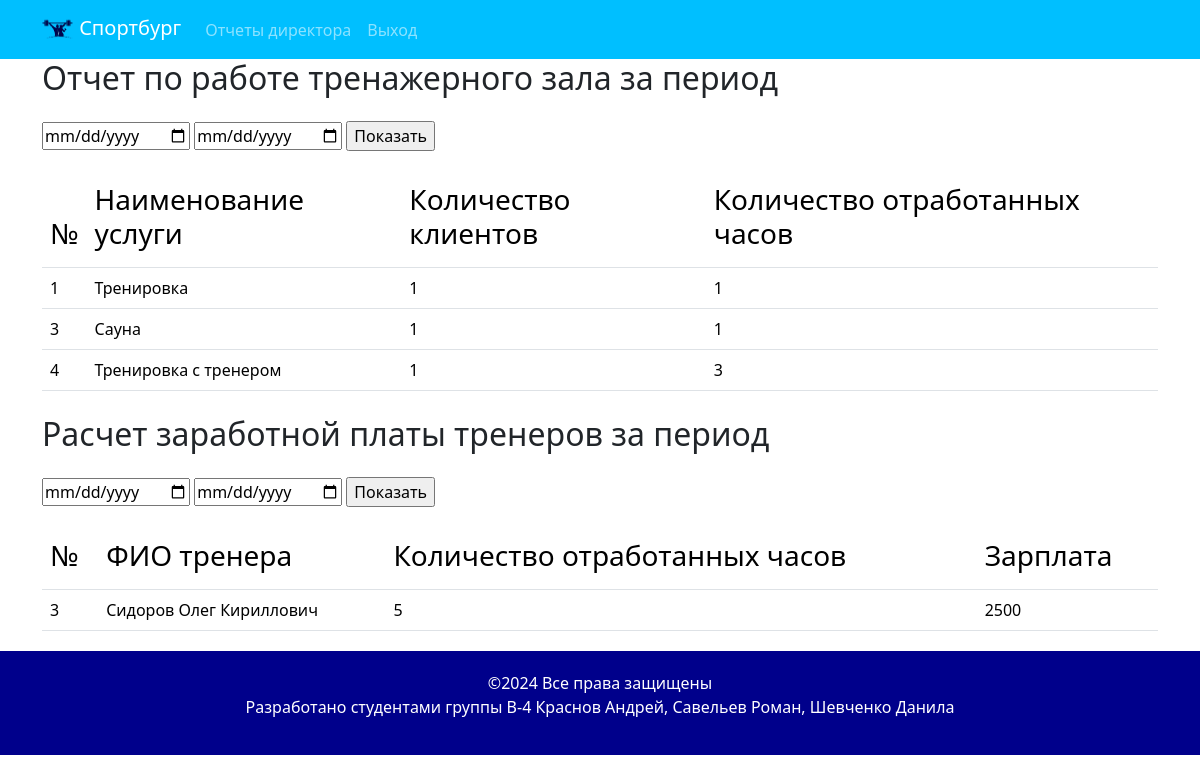
Before: /director.php with the older database file.
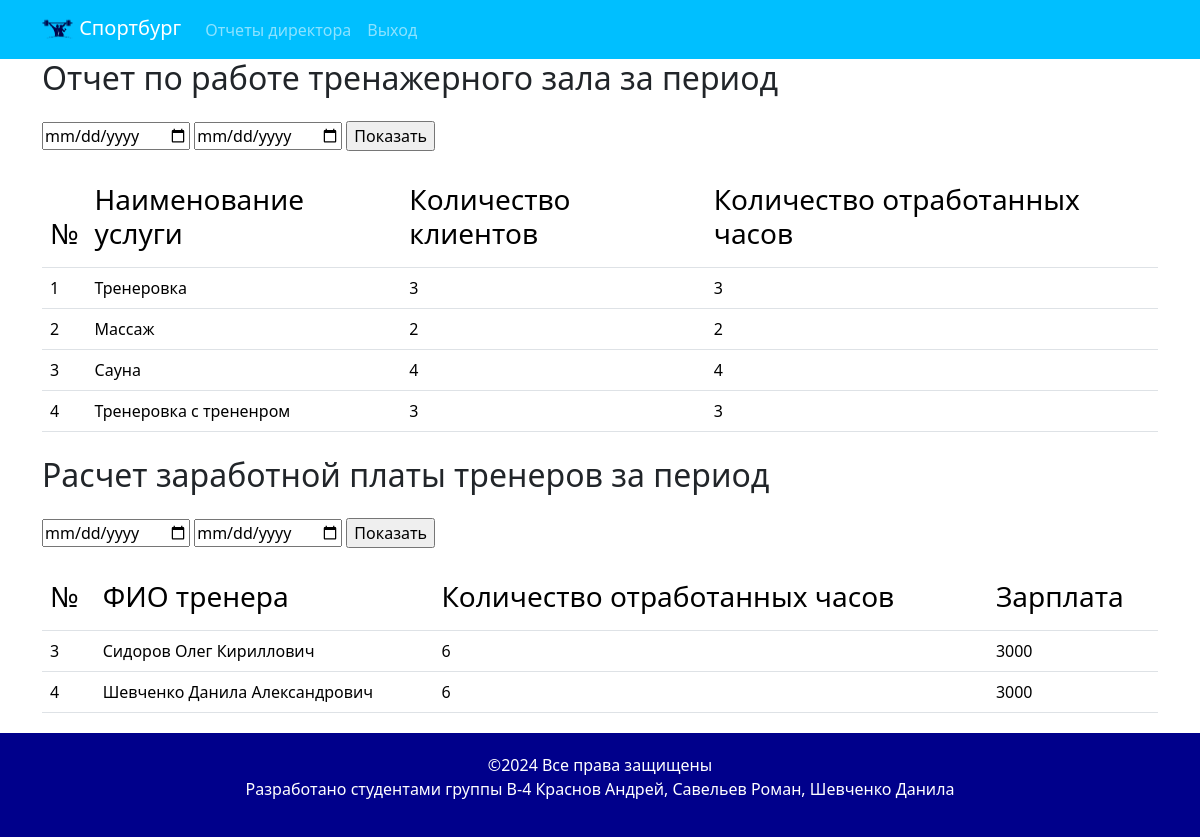
After: the same page with the newer database file.
### tables this page shows
CREATE TABLE `uslugi` (
  `id_uslugi` int(11) NOT NULL,
  `name_uslugi` varchar(200) DEFAULT NULL,
  `price_usluigi` decimal(10,2) NOT NULL
);

CREATE TABLE `users` (
  `id_user` int(11) NOT NULL,
  `fio` varchar(200) DEFAULT NULL,
  `email` varchar(100) DEFAULT NULL,
  `phone` varchar(12) DEFAULT NULL,
  `login` varchar(60) NOT NULL,
  `password` varchar(60) NOT NULL,
  `role` int(11) NOT NULL DEFAULT '3'
);

### director.php (the view, shortened to what this page needs)
<?php
include 'template/head.php';
include "template/db.php";
$sql_inj = "";
$date_from = "";
$date_to = "";
$sql = "SELECT uslugi.*,
COUNT(DISTINCT clients.id_client) AS clients_count,
COUNT(DISTINCT zapis.id_zapis) AS zapis_count FROM uslugi
JOIN zapis ON zapis.id_uslugi = uslugi.id_uslugi
JOIN clients ON zapis.id_client = clients.id_client
$sql_inj
GROUP BY uslugi.id_uslugi";
$result = $mysqli->query($sql);
$uslugi = $result->fetch_all(MYSQLI_ASSOC);
$sql = "SELECT users.*,
COUNT(DISTINCT zapis.id_zapis) AS zapis_count FROM users
JOIN zapis ON zapis.id_user = users.id_user
$sql_inj
GROUP BY users.id_user";
$result = $mysqli->query($sql);
$users = $result->fetch_all(MYSQLI_ASSOC);
?>
    <?php
    include 'template/nav_director.php';
    ?>
    <main class="container">
        <section class = "report">
            <div class="report__title">
                <h2 class="mb-4">Отчет по работе тренажерного зала за период</h2>
                <form action="director.php" method="post">
                    <input type="date" name="uslugi_date_from" placeholder="С" value="<?= $date_from ?>">
                    <input type="date" name="uslugi_date_to" placeholder="По"  value="<?= $date_to ?>">
                    <input type="submit" value="Показать">
                </form>
                <table class="table table-hover mt-4">
                    <thead>
                        <tr>
                            <th>
                                <h3>№</h3>
                            </th>
                            <th>
                                <h3>Наименование услуги</h3>
                            </th>
                            <th>
                                 <h3>Количество клиентов</h3>
                            </th>
                            <th>
                                <h3>Количество
                                    отработанных часов
                                </h3>
                            </th>
                        </tr>
                    </thead>
                    <tbody>
                        <?php foreach($uslugi as $usluga) { ?>
                        <tr>
                            <td><?= $usluga['id_uslugi']?></td>
                            <td><?= $usluga['name_uslugi']?></td>
                            <td><?= $usluga['clients_count']?></td>
                            <td><?= $usluga['zapis_count']?></td>
                        </tr>
                        <?php }?>
                    </tbody>
                </table>
                <h2 class="mt-4 mb-4">Расчет заработной платы тренеров за период</h2>
                <form action="director.php" method="post">
                    <input type="date" name="uslugi_date_from" placeholder="С" value="<?= $date_from ?>">
                    <input type="date" name="uslugi_date_to" placeholder="По"  value="<?= $date_to ?>">
                    <input type="submit" value="Показать">
                </form>
                <table class="table table-hover mt-4">
                    <thead>
                        <tr>
                            <th>
                                <h3>№</h3>
                            </th>
                            <th>
                                <h3>ФИО тренера</h3>
                            </th>
                            <th>
                                 <h3>Количество отработанных часов</h3>
                            </th>
                            <th>
                                <h3>Зарплата
                                </h3>
                            </th>
                        </tr>
                    </thead>
                    <tbody>
                        <?php foreach($users as $user) { ?>
                        <tr>
                            <td><?= $user['id_user']?></td>
                            <td><?= $user['fio']?></td>
                            <td><?= $user['zapis_count']?></td>
                            <td><?= $user['zapis_count']*500 ?></td>
                        </tr>
                        <?php }?>
                    </tbody>
                </table>
            </div>
        </section>
    </main>
    <?php include 'template/footer.php';?>

Changed rows visible on the page:
changed uslugi id 1: name_uslugi "Тренировка" → "Тренеровка"; clients_count "1" → "3"; zapis_count "1" → "3"
now on this page (row unchanged): uslugi: id_uslugi "2", name_uslugi "Массаж", clients_count "2", zapis_count "2"
computed for uslugi "Сауна": clients_count "1" → "4"; zapis_count "1" → "4"
changed uslugi id 4: name_uslugi "Тренировка с тренером" → "Тренеровка с трененром"; clients_count "1" → "3"
changed users "Сидоров Олег Кириллович": zapis_count "5" → "6"; zapis_count "2500" → "3000"
added users: id_user "4", fio "Шевченко Данила Александрович", zapis_count "6", zapis_count "3000"
